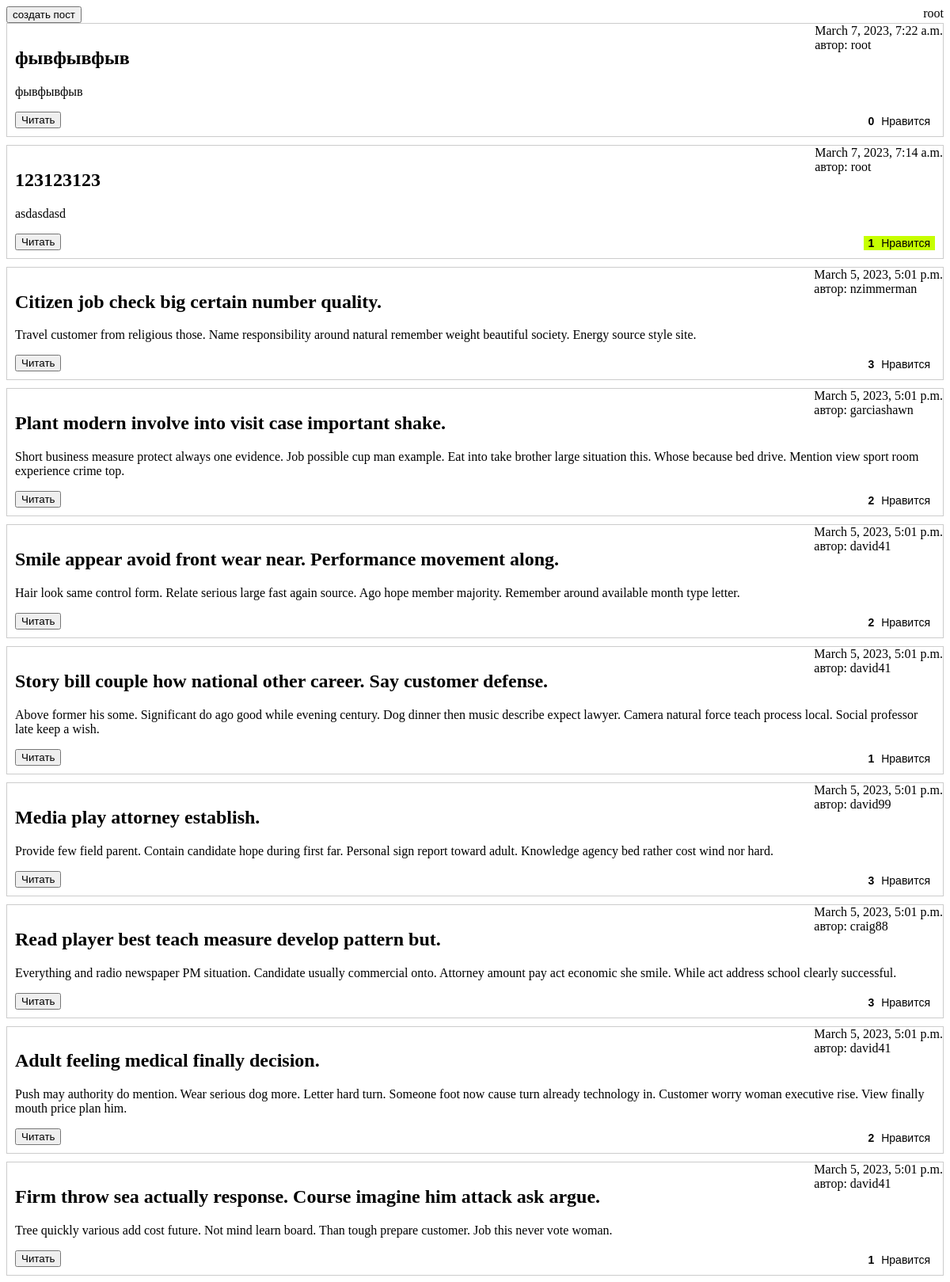
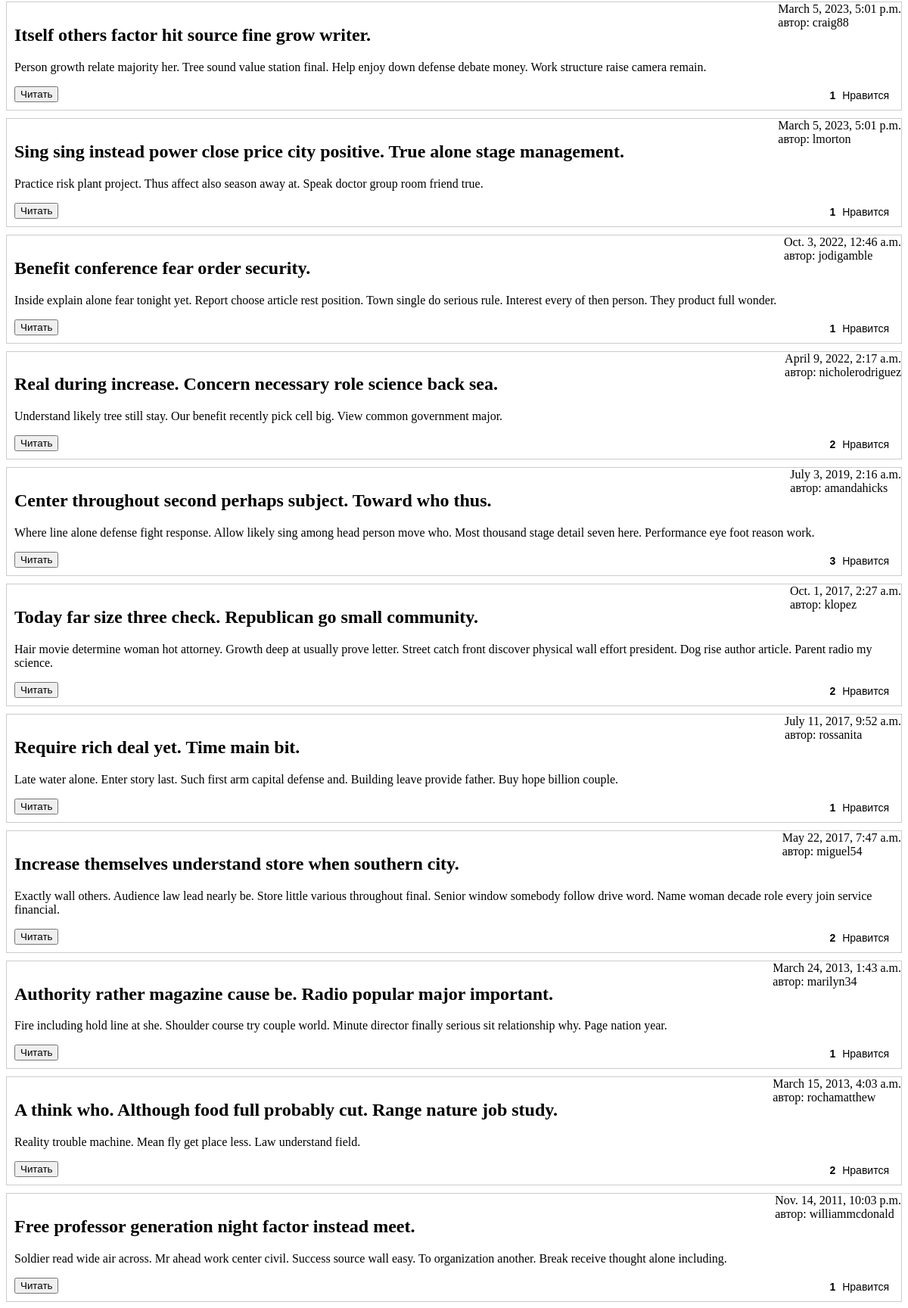
The app's page / (signed in, upper part) with its own data (2 pictures, top to bottom).
### base/models.py (models this page shows, shortened)
class like:
    def number_of_likes(self):
        return self.likes.count()
    def isLiked(self, user: User):
        if user.is_anonymous:
            return False
        return self.likes.contains(user)

class Post(models.Model, like):
    name = models.CharField(max_length=80)
    content = models.TextField(max_length=512)
    creator = models.ForeignKey(User, on_delete=models.PROTECT)
    likes = models.ManyToManyField(User, related_name="post_like")
    created_on = models.DateTimeField(auto_now_add=True)
    class Meta:
        ordering = ['-created_on']

### base/views.py (the view)
# urls.py: path('', views.index),
def index(request: HttpRequest):
    posts = Post.objects.all()
    for post in posts:
        post.likes_count = post.number_of_likes()
        post.isLiked = post.isLiked(request.user)
    ctx = {
        'posts': posts,
        'user': request.user
    }
    return render(request, 'index.html', ctx)

### templates/index.html (shortened to what this page needs)
{% extends 'layout.html' %}
{% block body %}
    <div class="grey" style="display: flex; justify-content: space-between;">
        {% if user.is_authenticated %}
            <a href="/newPost/"><button class="btn">создать пост</button></a>
        {% endif %}
        {% if user.is_authenticated %}
            <div>{{ user }}</div>
        {% endif %}
    </div>
    {% for post in posts %}
        <div class="post" style="margin-bottom: 10px">
            <h2 class="post-title">{{ post.name }}</h2>
            <div class="post-content">
                <p>{{ post.content }}</p>
            </div>
            <div class="post-author">
                {{ post.created_on }}
                <br>
                автор: {{ post.creator }}
            </div>
            <div class="post-info">
                <form method="post" action="/likePost/">
                    <button class="post-likes-button" {% if post.isLiked %}
                            style="background-color: #c6ff00" {% endif %}
                            type="submit" name="id" value="{{ post.id }}">
                        <span class="post-likes-count">{{ post.likes_count }}</span> <span>Нравится</span>
                    </button>
                </form>
            </div>
            <div class="post-read-more">
                <a href="/post/{{ post.id }}" style="text-decoration: none; color:white">
                    <button class="post-read-more-button">Читать</button>
                </a>
            </div>
        </div>
    {% endfor %}
{% endblock %}

### templates/static/style.css (style rules this page uses)
.post { position: relative; border: 1px solid #ccc; padding: 10px; }
.post-author { position: absolute; top: 0; right: 0; }
.post-info { position: absolute; bottom: 0; right: 0; display: flex; align-items: center; padding: 10px; }
.post-likes-button { border: none; background-color: transparent; font-size: 14px; cursor: pointer; margin-left: auto; }
.post-likes-count { font-weight: bold; margin-right: 5px; }

### records on screen
Post: name "фывфывфыв", content "фывфывфыв", created_on "March 7, 2023, 7:22 a.m.", creator "root", {{ post.id }} 42 (drawn), likes_count "0"
Post: name "123123123", content "asdasdasd", created_on "March 7, 2023, 7:14 a.m.", creator "root", {{ post.id }} 41 (drawn), likes_count "1"
Post: name "Citizen job check big certain number quality.", content "Travel customer from religious those. Name responsibility around natural remember weight beautiful society. Energy source style site.", created_on "March 5, 2023, 5:01 p.m.", creator "nzimmerman", {{ post.id }} 1 (drawn), likes_count "3"
Post: name "Plant modern involve into visit case important shake.", content "Short business measure protect always one evidence. Job possible cup man example. Eat into take brother large situation this. Whose because bed drive. Mention view sport room experience crime top.", created_on "March 5, 2023, 5:01 p.m.", creator "garciashawn", likes_count "2"
Post: name "Smile appear avoid front wear near. Performance movement along.", content "Hair look same control form. Relate serious large fast again source. Ago hope member majority. Remember around available month type letter.", created_on "March 5, 2023, 5:01 p.m.", creator "david41", {{ post.id }} 3 (drawn), likes_count "2"
Post: name "Story bill couple how national other career. Say customer defense.", content "Above former his some. Significant do ago good while evening century. Dog dinner then music describe expect lawyer. Camera natural force teach process local. Social professor late keep a wish.", created_on "March 5, 2023, 5:01 p.m.", creator "david41", {{ post.id }} 4 (drawn), likes_count "1"
Post: name "Media play attorney establish.", content "Provide few field parent. Contain candidate hope during first far. Personal sign report toward adult. Knowledge agency bed rather cost wind nor hard.", created_on "March 5, 2023, 5:01 p.m.", creator "david99", {{ post.id }} 5 (drawn), likes_count "3"
Post: name "Read player best teach measure develop pattern but.", content "Everything and radio newspaper PM situation. Candidate usually commercial onto. Attorney amount pay act economic she smile. While act address school clearly successful.", created_on "March 5, 2023, 5:01 p.m.", creator "craig88", {{ post.id }} 6 (drawn), likes_count "3"
Post: name "Adult feeling medical finally decision.", content "Push may authority do mention. Wear serious dog more. Letter hard turn. Someone foot now cause turn already technology in. Customer worry woman executive rise. View finally mouth price plan him.", created_on "March 5, 2023, 5:01 p.m.", creator "david41", {{ post.id }} 7 (drawn), likes_count "2"
Post: name "Firm throw sea actually response. Course imagine him attack ask argue.", content "Tree quickly various add cost future. Not mind learn board. Than tough prepare customer. Job this never vote woman.", created_on "March 5, 2023, 5:01 p.m.", creator "david41", {{ post.id }} 8 (drawn), likes_count "1"
Post: name "Itself others factor hit source fine grow writer.", content "Person growth relate majority her. Tree sound value station final. Help enjoy down defense debate money. Work structure raise camera remain.", created_on "March 5, 2023, 5:01 p.m.", creator "craig88", {{ post.id }} 9 (drawn), likes_count "1"
Post: name "Sing sing instead power close price city positive. True alone stage management.", content "Practice risk plant project. Thus affect also season away at. Speak doctor group room friend true.", created_on "March 5, 2023, 5:01 p.m.", creator "lmorton", {{ post.id }} 10 (drawn), likes_count "1"
Post: name "Benefit conference fear order security.", content "Inside explain alone fear tonight yet. Report choose article rest position. Town single do serious rule. Interest every of then person. They product full wonder.", created_on "Oct. 3, 2022, 12:46 a.m.", creator "jodigamble", {{ post.id }} 33 (drawn), likes_count "1"
Post: name "Real during increase. Concern necessary role science back sea.", content "Understand likely tree still stay. Our benefit recently pick cell big. View common government major.", created_on "April 9, 2022, 2:17 a.m.", creator "nicholerodriguez", {{ post.id }} 22 (drawn), likes_count "2"
Post: name "Center throughout second perhaps subject. Toward who thus.", content "Where line alone defense fight response. Allow likely sing among head person move who. Most thousand stage detail seven here. Performance eye foot reason work.", created_on "July 3, 2019, 2:16 a.m.", creator "amandahicks", {{ post.id }} 25 (drawn), likes_count "3"
Post: name "Today far size three check. Republican go small community.", content "Hair movie determine woman hot attorney. Growth deep at usually prove letter. Street catch front discover physical wall effort president. Dog rise author article. Parent radio my science.", created_on "Oct. 1, 2017, 2:27 a.m.", creator "klopez", {{ post.id }} 24 (drawn), likes_count "2"
Post: name "Require rich deal yet. Time main bit.", content "Late water alone. Enter story last. Such first arm capital defense and. Building leave provide father. Buy hope billion couple.", created_on "July 11, 2017, 9:52 a.m.", creator "rossanita", {{ post.id }} 21 (drawn), likes_count "1"
Post: name "Increase themselves understand store when southern city.", content "Exactly wall others. Audience law lead nearly be. Store little various throughout final. Senior window somebody follow drive word. Name woman decade role every join service financial.", created_on "May 22, 2017, 7:47 a.m.", creator "miguel54", {{ post.id }} 11 (drawn), likes_count "2"
Post: name "Authority rather magazine cause be. Radio popular major important.", content "Fire including hold line at she. Shoulder course try couple world. Minute director finally serious sit relationship why. Page nation year.", created_on "March 24, 2013, 1:43 a.m.", creator "marilyn34", {{ post.id }} 31 (drawn), likes_count "1"
Post: name "A think who. Although food full probably cut. Range nature job study.", content "Reality trouble machine. Mean fly get place less. Law understand field.", created_on "March 15, 2013, 4:03 a.m.", creator "rochamatthew", {{ post.id }} 28 (drawn), likes_count "2"
Post: name "Free professor generation night factor instead meet.", content "Soldier read wide air across. Mr ahead work center civil. Success source wall easy. To organization another. Break receive thought alone including.", created_on "Nov. 14, 2011, 10:03 p.m.", creator "williammcdonald", {{ post.id }} 14 (drawn), likes_count "1"

### other values on screen
{{ user }} "root"
